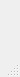
<?xml version="1.0" encoding="UTF-8"?>
<ui version="4.0">
 <class>DeskWnd</class>
 <widget class="QMainWindow" name="DeskWnd">
  <property name="geometry">
   <rect>
    <x>0</x>
    <y>0</y>
    <width>17</width>
    <height>77</height>
   </rect>
  </property>
  <property name="sizePolicy">
   <sizepolicy hsizetype="Minimum" vsizetype="Minimum">
    <horstretch>0</horstretch>
    <verstretch>0</verstretch>
   </sizepolicy>
  </property>
  <property name="windowTitle">
   <string>Snake</string>
  </property>
  <widget class="QWidget" name="centralWidget"/>
  <widget class="QStatusBar" name="statusBar"/>
  <action name="actionNew_game">
   <property name="text">
    <string>New game</string>
   </property>
  </action>
 </widget>
 <layoutdefault spacing="6" margin="11"/>
 <resources/>
 <connections/>
</ui>
